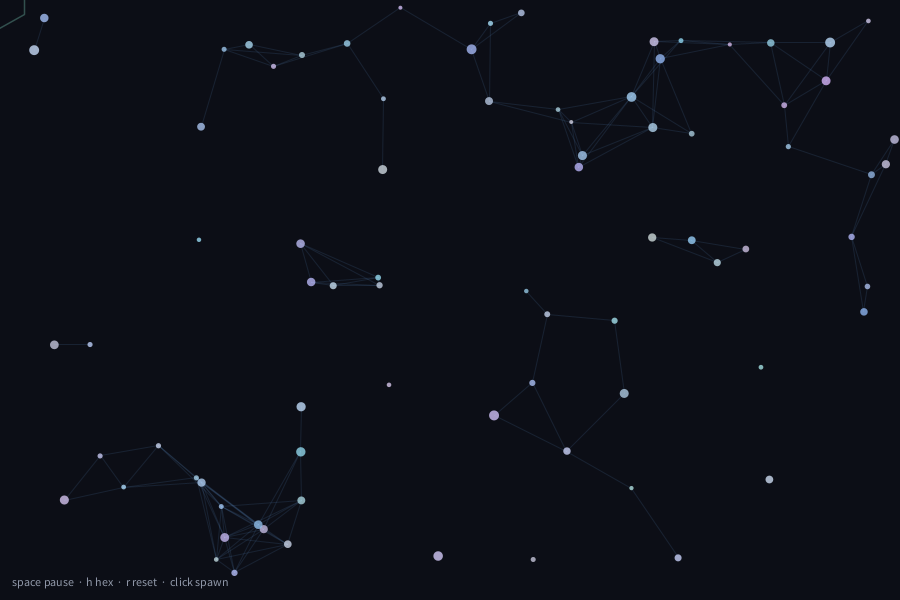
Frame 1 (no input)
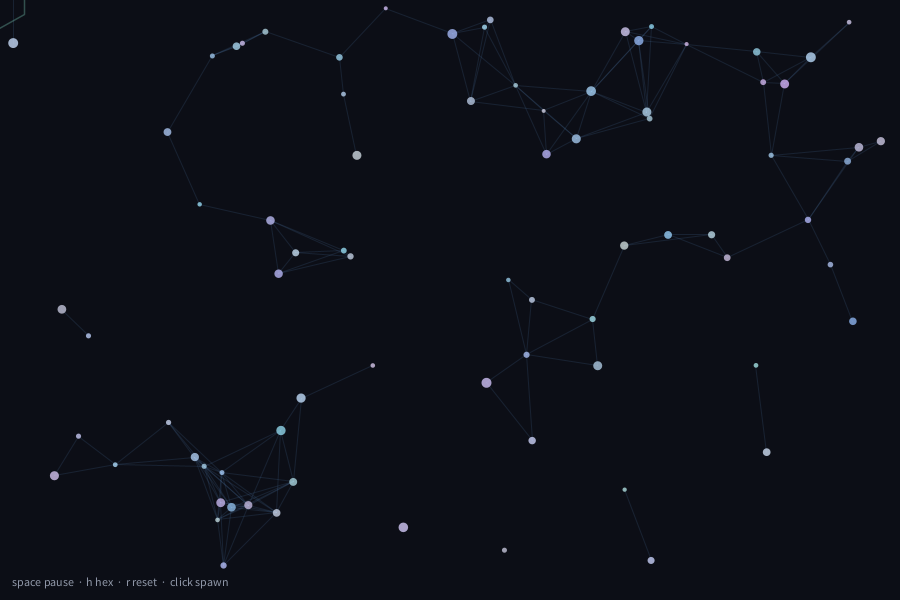
Frame 60 (the mouse pressed at the canvas centre just before this capture)
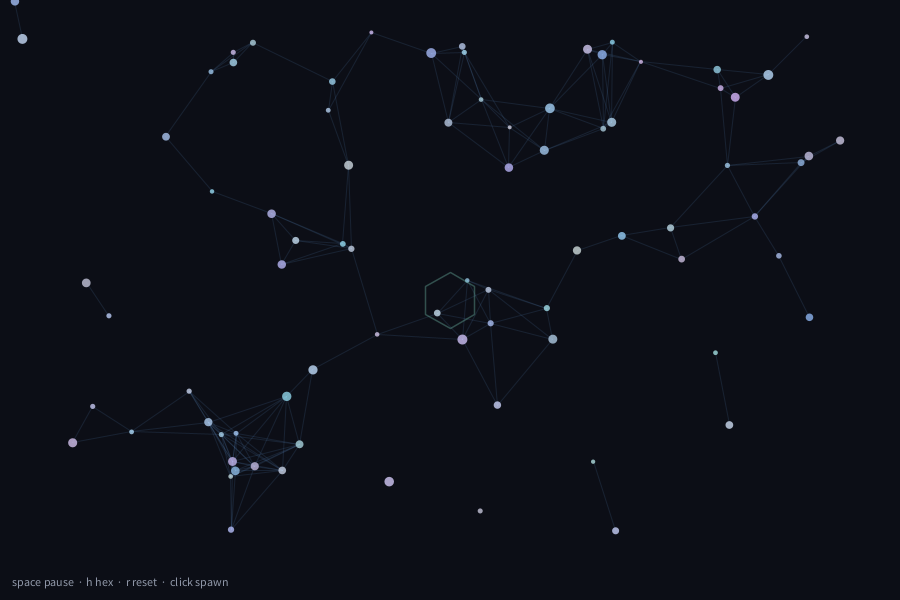
Frame 120 (the mouse held since frame 60 and released just before this capture)

The Processing sketch that drew these frames (run headless with seeded random() and noise(); from frame 60 on, the mouse is pressed at the canvas centre):

// Processing sketch: template
// ── template.pde
/**
 * template — Processing (Java) sketch starter
 *
 * Run: open this folder in the Processing IDE (File → Open), then ▶
 * Canvas + mouse/keyboard controls + simple particle field.
 * Pair: p5js/template
 */

ArrayList<Particle> particles;
boolean paused = false;
boolean showHex = true;

void setup() {
  size(900, 600);
  pixelDensity(displayDensity());
  smooth(4);
  particles = new ArrayList<Particle>();
  for (int i = 0; i < 80; i++) {
    particles.add(new Particle(random(width), random(height)));
  }
}

void draw() {
  background(12, 14, 22);

  if (!paused) {
    for (Particle p : particles) {
      p.update();
    }
  }

  // soft connections
  stroke(90, 140, 200, 40);
  strokeWeight(1);
  for (int i = 0; i < particles.size(); i++) {
    Particle a = particles.get(i);
    for (int j = i + 1; j < particles.size(); j++) {
      Particle b = particles.get(j);
      float d = dist(a.x, a.y, b.x, b.y);
      if (d < 90) {
        line(a.x, a.y, b.x, b.y);
      }
    }
  }

  noStroke();
  for (Particle p : particles) {
    p.display();
  }

  if (showHex) {
    drawHexHint(mouseX, mouseY, 28);
  }

  // HUD
  fill(200, 210, 230, 180);
  textSize(12);
  text("space pause  ·  h hex  ·  r reset  ·  click spawn", 12, height - 14);
}

void mousePressed() {
  particles.add(new Particle(mouseX, mouseY));
}

void keyPressed() {
  if (key == ' ') paused = !paused;
  if (key == 'h' || key == 'H') showHex = !showHex;
  if (key == 'r' || key == 'R') {
    particles.clear();
    for (int i = 0; i < 80; i++) {
      particles.add(new Particle(random(width), random(height)));
    }
  }
}

void drawHexHint(float cx, float cy, float r) {
  noFill();
  stroke(120, 200, 180, 90);
  strokeWeight(1.5);
  beginShape();
  for (int i = 0; i < 6; i++) {
    float a = TWO_PI * i / 6.0 - HALF_PI;
    vertex(cx + cos(a) * r, cy + sin(a) * r);
  }
  endShape(CLOSE);
}

class Particle {
  float x, y;
  float vx, vy;
  float r;
  color c;

  Particle(float x, float y) {
    this.x = x;
    this.y = y;
    vx = random(-0.6, 0.6);
    vy = random(-0.6, 0.6);
    r = random(2, 5);
    c = color(140 + random(80), 180 + random(50), 220 + random(35), 200);
  }

  void update() {
    // gentle pull toward mouse
    float dx = mouseX - x;
    float dy = mouseY - y;
    float d = max(40, dist(mouseX, mouseY, x, y));
    vx += dx / d * 0.02;
    vy += dy / d * 0.02;
    vx *= 0.98;
    vy *= 0.98;
    x += vx;
    y += vy;

    // soft wrap
    if (x < -10) x = width + 10;
    if (x > width + 10) x = -10;
    if (y < -10) y = height + 10;
    if (y > height + 10) y = -10;
  }

  void display() {
    fill(c);
    ellipse(x, y, r * 2, r * 2);
  }
}
